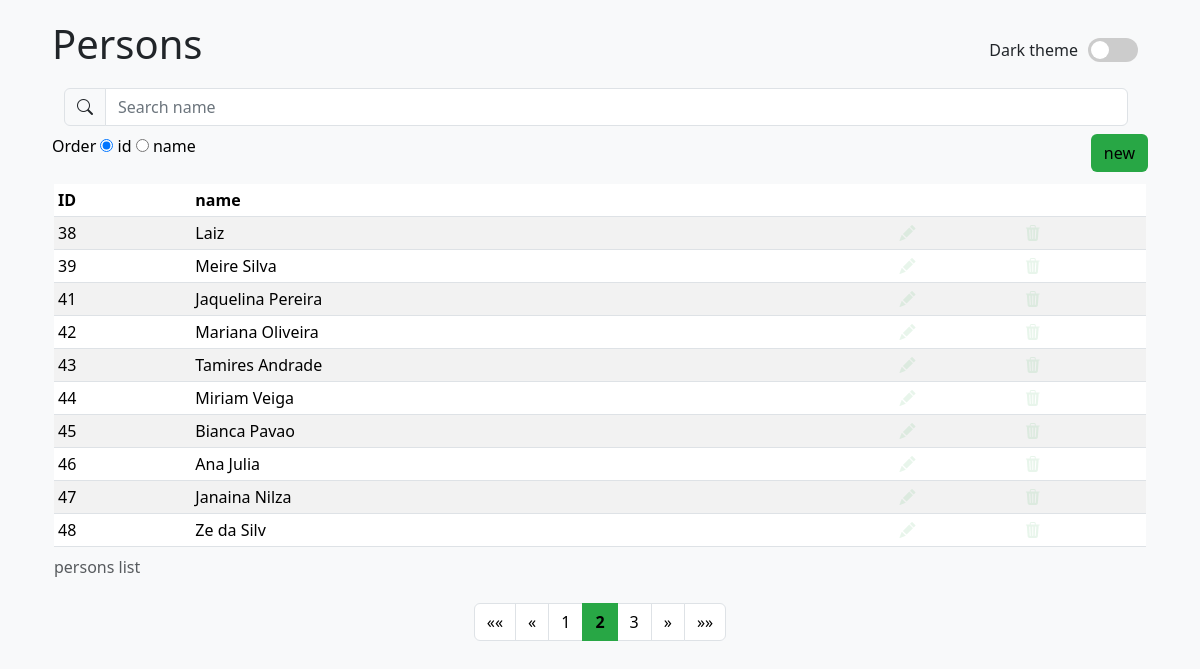
The app's page /core/?q=&order=id&page=2 with its own data.
### core/models.py (models this page shows, shortened)
class Person(models.Model):
    name = models.CharField(max_length=100)

### core/views.py (the view)
# urls.py: 2. Add a URL to urlpatterns:  path('', views.home, name='home')
def home(request):
    query = request.GET.get('q', '')
    order = request.GET.get('order', 'id')
    if query:
        persons = Person.objects.filter(name__icontains=query).order_by(order)  # (containing)
    else:
        persons = Person.objects.all().order_by(order)
    paginator = Paginator(persons, 10)
    page_number = request.GET.get('page')
    page_obj = paginator.get_page(page_number)
    return render(request, "index.html", {'persons': page_obj, 'query': query, 'order': order})

### core/templates/index.html (shortened to what this page needs)
{% load static %}
<!DOCTYPE html>
<html lang="en">
<head>
    <link rel="stylesheet" href="{% static 'css/index.css' %}">
    <link href="https://cdn.jsdelivr.net/npm/bootstrap@5.3.3/dist/css/bootstrap.min.css" rel="stylesheet"
>
    <link rel="stylesheet" href="https://cdn.jsdelivr.net/npm/bootstrap-icons@1.11.3/font/bootstrap-icons.min.css">
</head>
<body class="hidden">
<div class="container">
    <div class="top">
        <div class="title-container">
            <h1 class="title"> Persons </h1>
            <nav class="navbar bg-body-tertiary">
                Dark theme
                <label class="switch">
                    <span class="slider"></span>
                </label>
            </nav>
        </div>
        <nav class="navbar bg-body-tertiary">
            <div class="container-fluid">
                <form class="d-flex" role="search" action="{% url 'url_home'  %}" method="get">
                    <div class="input-group">
                        <span class="input-group-text" id="basic-addon1"><i class="bi bi-search"></i></span>
                        <input class="form-control me-2" type="search" name="q" id="q" placeholder="Search name"
                               aria-label="Search" value="{{ request.GET.q }}">
                    </div>
                </form>
            </div>
        </nav>
        <div class="row-new">
            <div>
                <form method="get" action="{% url 'url_home' %}">
                    <label> Order </label>
                    <label>
                        <input type="radio" name="order" value="id" onchange="redirectToSearch()" {% if order == "id" %}checked{% endif %}> id
                    </label>
                    <label>
                        <input type="radio" name="order" value="name" onchange="redirectToSearch()" {% if order == "name" %}checked{% endif %}> name
                    </label>
                </form>
            </div>
            <div class="d-grid gap-2 d-md-flex justify-content-md-end">
                <a href="{% url 'url_new' %}">
                    <button class="btn btn-new" type="button">new</button>
                </a>
            </div>
        </div>
    </div>
    <div class="container container-body">
        <div class="container-table">
            <table class="table table-sm table-striped table-hover table-responsive .table-borderless">
                <caption>persons list</caption>
                <thead class="thead-light">
                <tr class="bg-primary">
                    <th scope="col">ID</th>
                    <th scope="col">name</th>
                    <th scope="col"></th>
                    <th scope="col"></th>
                </tr>
                </thead>
                <tbody>
                {% for person in persons %}
                <tr class="person-row">
                    <td> {{ person.id }}</td>
                    <td> {{ person.name }}</td>
                    <td><a href="{% url 'url_update' person.id %}?q={{ query }}&page={{ persons.number }}">
                        <i class="btn-edit bi bi-pencil-fill"></i></a>
                    </td>
                    <td><a href="{% url 'url_delete' person.id %}?q={{ query }}&page={{ persons.number }}">
                        <i class="btn-delete bi bi-trash3-fill"></i></a>
                    </td>
                    {% endfor %}
                </tr>
                </tbody>
            </table>
        </div>
        <div class="navigation">
            <nav aria-label="Page navigation ">
                <ul class="pagination justify-content-center">
                    <li class="page-item {% if not persons.has_previous %}disabled{% endif %}">
                        {% if persons.has_previous %}
                        <a class="page-link" href="?q={{ query }}&order={{order}}&page=1"
                           aria-label="First">
                            <span aria-hidden="true">&laquo;&laquo;</span>
                        </a>
                        {% else %}
                        <span class="page-link" aria-label="First">
                        <span aria-hidden="true">&laquo;&laquo;</span>
                    </span>
                        {% endif %}
                    </li>
                    <li class="page-item {% if not persons.has_previous %}disabled{% endif %}">
                        {% if persons.has_previous %}
                        <a class="page-link" href="?q={{ query }}&order={{order}}&page={{ persons.previous_page_number }}"
                           aria-label="Previous">
                            <span aria-hidden="true">&laquo;</span>
                        </a>
                        {% else %}
                        <span class="page-link" aria-label="Previous">
                        <span aria-hidden="true">&laquo;</span>
                    </span>
                        {% endif %}
                    </li>
                    {% for numPage in persons.paginator.page_range %}
                    <li class="page-item page-item-number{% if persons.number == numPage %} active {%endif%}">
                        <a class="page-link page-link-number" href="?q={{ query }}&order={{order}}&page={{ numPage }}">{{ numPage }}</a>
                    </li>
                    {% endfor %}
                    <li class="page-item {% if not persons.has_next %}disabled{% endif %}">
                        {% if persons.has_next %}
                        <a class="page-link" href="?q={{ query }}&order={{order}}&page={{ persons.next_page_number }}"
                           aria-label="Next">
                            <span aria-hidden="true">&raquo;</span>
                        </a>
                        {% else %}
                        <span class="page-link" aria-label="Next">
                        <span aria-hidden="true">&raquo;</span>
                    </span>
                        {% endif %}
                    </li>
                    <li class="page-item {% if not persons.has_next %}disabled{% endif %}">
                        {% if persons.has_next %}
                        <a class="page-link" href="?q={{ query }}&order={{order}}&page={{ persons.paginator.num_pages }}"
                           aria-label="Last">
                            <span aria-hidden="true">&raquo;&raquo;</span>
                        </a>
                        {% else %}
                        <span class="page-link" aria-label="Last">
                        <span aria-hidden="true">&raquo;&raquo;</span>
                    </span>
                        {% endif %}
                    </li>
                </ul>
            </nav>
        </div>
    </div>
</div>
</body>
</html>

### core/static/css/index.css (style rules this page uses)
:root { --color-light: #28a745; --color-dark: #52c41a; --text-color-light: black; --text-color-dark: white; --title-text-dark: #007000; --background-dark: #1b1b1b; --border: #575757; --background-default: #f8f9fa }
a { text-decoration: none !important; color: black !important; }
body { margin: 20px 30px !important; background-color: var(--background-default) !important; //#f8f9fa color: #333; }
body[data-theme="light"] input::placeholder { color: #6c757d; opacity: 1; }
.title { color: var(--title-text-light) !important; }
.title-container { display: flex; justify-content: space-between; }
.navbar>.container-fluid>form { //align-items: center !important; //margin-left: 10px; width: 100% !important; }
.navbar>.container-fluid { //justify-content: flex-start !important; }
.me-2 { margin-right: 0 !important; }
.btn-new, .btn-save { color: var(--text-color-light) !important; background-color: var(--color-light) !important; }
.pagination>.page-item, .pagination .page-link { color: black !important; }
.pagination .page-item.active, .active>.page-link, .page-link.active { background-color: var(--color-light) !important; color: var(--text-light); font-weight: bold !important; border-color: var(--color-light) !important; }
.container-table { width: 100%; height: auto;//250px; //background-color: blue; }
.btn-edit, .btn-delete { opacity: 0.1; pointer-events: none; transition: opacity 0.1s ease; color: var(--color-light); //#52c41a }
.bg-body-tertiary { background-color: var(--background-default) !important; }
.switch { position: relative; display: inline-block; width: 50px; height: 24px; margin: 10px; }
.slider { position: absolute; cursor: pointer; top: 0; left: 0; right: 0; bottom: 0; background-color: #ccc; transition: 0.4s; border-radius: 24px; }
.slider:before { position: absolute; content: ""; height: 18px; width: 18px; left: 3px; bottom: 3px; background-color: white; transition: 0.8s; border-radius: 50%; }

### records on screen
Person: id "38", name "Laiz"
Person: id "39", name "Meire Silva"
Person: id "41", name "Jaquelina Pereira"
Person: id "42", name "Mariana Oliveira"
Person: id "43", name "Tamires Andrade"
Person: id "44", name "Miriam Veiga"
Person: id "45", name "Bianca Pavao"
Person: id "46", name "Ana Julia"
Person: id "47", name "Janaina Nilza"
Person: id "48", name "Ze da Silv"

### other values on screen
{{ numPage }} "1" "2" "3"
